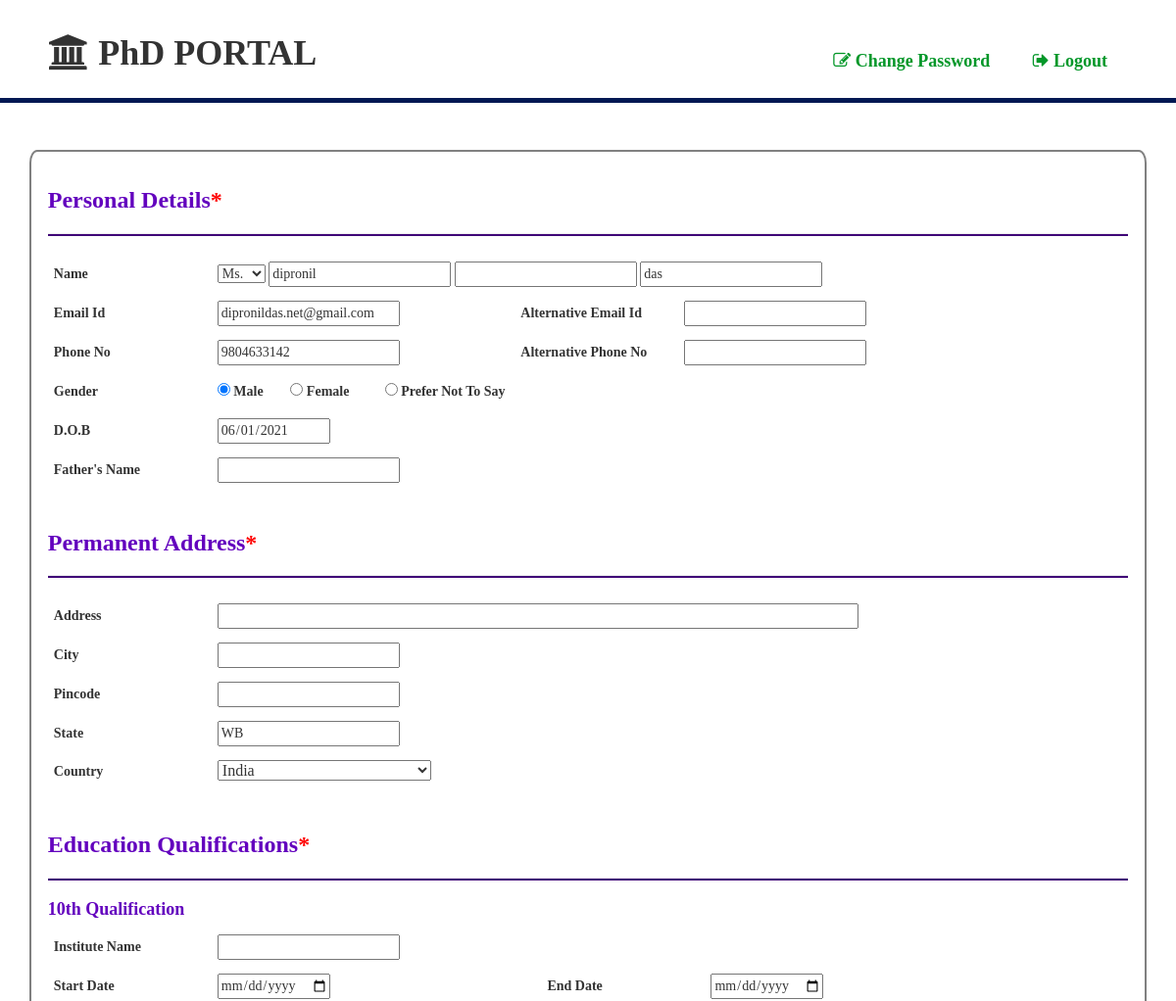
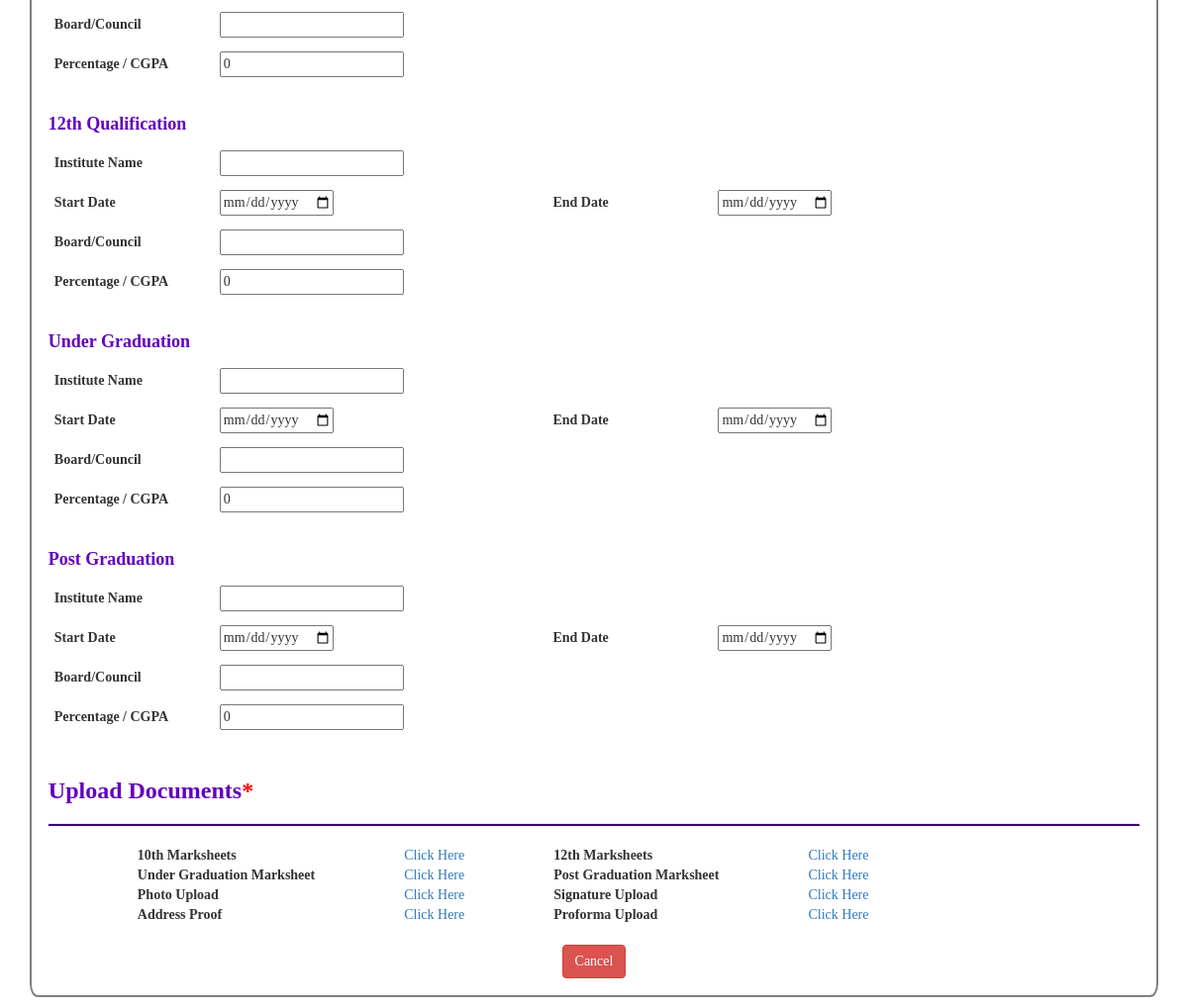
/admin1/newapplicantdetails.php?id=3, run on the app's committed database (2 pictures, top to bottom).
### tables this page shows
CREATE TABLE `userfull` (
  `id` int(11) NOT NULL,
  `user_id` int(11) NOT NULL,
  `title` varchar(10) NOT NULL,
  `alteremail` varchar(255) NOT NULL,
  `alterphone` varchar(255) NOT NULL,
  `fathername` varchar(255) NOT NULL,
  `address` varchar(255) NOT NULL,
  `city` varchar(255) NOT NULL,
  `pin` varchar(6) NOT NULL,
  `state` varchar(20) NOT NULL,
  `country` varchar(20) NOT NULL,
  `insti10` varchar(25) NOT NULL,
  `start10` date NOT NULL,
  `end10` date NOT NULL,
  `board10` varchar(25) NOT NULL,
  `per10` int(11) NOT NULL,
  `insti12` varchar(25) NOT NULL,
  `start12` date NOT NULL,
  `end12` date NOT NULL,
  `board12` varchar(25) NOT NULL,
  `per12` int(11) NOT NULL,
  `instigra` varchar(25) NOT NULL,
  `startgra` date NOT NULL,
  `endgra` date NOT NULL,
  `boardgra` varchar(25) NOT NULL,
  `pergra` int(11) NOT NULL,
  `instipo` varchar(25) NOT NULL,
  `startpo` date NOT NULL,
  `endpo` text NOT NULL,
  `boardpo` varchar(25) NOT NULL,
  `perpo` int(11) NOT NULL,
  `mark10` varchar(255) NOT NULL,
  `mark12` varchar(255) NOT NULL,
  `markgra` varchar(255) NOT NULL,
  `markpo` varchar(255) NOT NULL,
  `photo` varchar(255) NOT NULL,
  `sign` varchar(255) NOT NULL,
  `addressp` varchar(255) NOT NULL,
  `proforma` varchar(255) NOT NULL
);

CREATE TABLE `user` (
  `id` int(6) NOT NULL,
  `firstname` varchar(255) NOT NULL,
  `middlename` varchar(255) NOT NULL,
  `lastname` varchar(255) NOT NULL,
  `email` varchar(255) NOT NULL,
  `phone` varchar(255) NOT NULL,
  `gender` varchar(255) NOT NULL,
  `dob` date NOT NULL,
  `course` varchar(255) NOT NULL,
  `password` varchar(255) NOT NULL,
  `otp` int(11) NOT NULL,
  `is_profile` tinyint(4) NOT NULL DEFAULT '0',
  `is_approved` tinyint(4) NOT NULL DEFAULT '0',
  `is_payment` tinyint(4) NOT NULL DEFAULT '0'
);

### admin1/config.php (called while the page is built, shortened)
<?php
	class config
	{
		protected $servername='localhost';
		protected $username='root';
		protected $pass='';
		protected $db='phdportal';
		function __construct()
		{
			$this->conn=new mysqli($this->servername,$this->username,$this->pass,$this->db);
		}
	}
	class database extends config
	{
        public function showdetails($id)
 		{
             $result=mysqli_query($this->conn,"SELECT * FROM user,userfull WHERE user.id='$id' AND user.id=userfull.user_id");
 			 return $result;
 		}
	}
?>

### admin1/newapplicantdetails.php (the view, shortened to what this page needs)
<!DOCTYPE html>
<html lang="en">
<head>
    <link rel="stylesheet" href="https://cdn.jsdelivr.net/npm/bootstrap@4.6.0/dist/css/bootstrap.min.css"
>
    <link rel="stylesheet" href="https://maxcdn.bootstrapcdn.com/bootstrap/3.3.7/css/bootstrap.min.css">
    <link rel="stylesheet" type="text/css"
        href="https://cdnjs.cloudflare.com/ajax/libs/font-awesome/4.7.0/css/font-awesome.css">
    <link rel="stylesheet" href="https://maxcdn.bootstrapcdn.com/bootstrap/3.3.7/css/bootstrap.min.css">
    <link rel="stylesheet" href="https://cdnjs.cloudflare.com/ajax/libs/font-awesome/4.7.0/css/font-awesome.css">
    <link rel="stylesheet" href="css/newapplicantdetails.css">
    <link rel="stylesheet" href="css/partial/nav1.css">
</head>
<body>
    <?php include 'partial/nav1.php'; ?>
    <div class="container">
        <?php
	        include("config.php");
	        $obj=new database;
	        $row=$obj->showdetails($_GET['id']);
	        $arr=mysqli_fetch_array($row);
        ?>
        <form action="server.php" method="post" enctype="multipart/form-data">
            <h3>Personal Details<span class="required"></h3>
            <hr>
            <div class="info">
                <label>Name</label>
                <select name="title">
                    <option <?php if($arr['title']=="Ms.") echo "selected";?>>Ms.</option>
                </select>
                <input type="text" name="firstname" value="<?php echo $arr['firstname']; ?>" readonly>
                <input type="text" name="" value="<?php echo $arr['middlename']; ?>" readonly>
                <input type="text" name="" value="<?php echo $arr['lastname']; ?>" readonly>
            </div>
            <div class="info">
                <label>Email Id</label>
                <input type="email" name="email" value="<?php echo $arr['email']; ?>" readonly>
                <label class="dur1">Alternative Email Id</label>
                <input type="email" name="alteremail">
            </div>
            <div class="info">
                <label>Phone No</label>
                <input type="text" pattern="[0-9]{10}" maxlength="10" value="<?php echo $arr['phone']; ?>" readonly>
                <label class="dur1">Alternative Phone No</label>
                <input type="text" pattern="[0-9]{10}" maxlength="10" name="alterphone">
            </div>
            <div class="info">
                <label>Gender</label>
                <input type="radio" id="male" name="gender" class="gender"
                    <?php if($arr['gender']=="male") echo "checked";?> value="male">
                <label for="male" style="width: 5%;">Male</label>
                <input class="gender" type="radio" id="female" name="gender" value="female"
                    <?php if($arr['gender']=="female") echo "checked";?>>
                <label for="female" style="width: 7%;">Female</label>
                <input class="gender" type="radio" id="other" name="gender" value="other"
                    <?php if($arr['gender']=="other") echo "checked";?>>
                <label for="other" style="width: 15%;display:inline;">Prefer Not To Say</label>
            </div>
            <div class="info">
                <label>D.O.B</label>
                <input type="date" value="<?php echo $arr['dob']; ?>" readonly>
            </div>
            <div class="info">
                <label>Father's Name</label>
                <input type="text" name="fathername" value="<?php echo $arr['fathername']; ?>">
            </div>
            <br>
            <h3>Permanent Address<span class="required"></span></h3>
            <hr>
            <div class="info">
                <label>Address</label>
                <input type="text" name="address" style="width: 60%;" value="<?php echo $arr['address']; ?>">
            </div>
            <div class="info">
                <label>City</span></label>
                <input type="text" name="city" value="<?php echo $arr['city']; ?>">
            </div>
            <div class="info">
                <label>Pincode</label>
                <input type="text" pattern="[0-9]{6}" maxlength="6" name="pin" value="<?php echo $arr['pin']; ?>">
            </div>
            <div class="info">
                <label>State</label>
                <input type="text" name="state" value="<?php echo $arr['state']; ?>">
            </div>
            <div class="info">
                <label>Country</label>
                <select name="country" style="width:20%; font-size:16px;">
                    <option <?php if($arr['country']=="India") echo "selected";?>>India</option>
                </select>
            </div>
            <br>
            <h3>Education Qualifications<span class="required"></h3>
            <hr>
            <h4>10th Qualification</h4>
            <div class="info">
                <label>Institute Name</label>
                <input type="text" name="insti10" value="<?php echo $arr['insti10']; ?>">
            </div>
            <div class="info">
                <label>Start Date</label>
                <input type="date" name="start10" value="<?php echo $arr['start10']; ?>">
                <label class="dur">End Date</label>
                <input type="date" name="end10" value="<?php echo $arr['end10']; ?>">
            </div>
            <div class="info">
                <label>Board/Council</label>
                <input type="text" name="board10" value="<?php echo $arr['board10']; ?>">
            </div>
            <div class="info">
                <label>Percentage / CGPA</label>
                <input type="number" name="per10" value="<?php echo $arr['per10']; ?>">
            </div>
            <br>
            <h4>12th Qualification</h4>
            <div class="info">
                <label>Institute Name</label>
                <input type="text" name="insti12" value="<?php echo $arr['insti12']; ?>">
            </div>
            <div class="info">
                <label>Start Date</label>
                <input type="date" name="start12" value="<?php echo $arr['start12']; ?>">
                <label class="dur">End Date</label>
                <input type="date" name="end12" value="<?php echo $arr['end12']; ?>">
            </div>
            <div class="info">
                <label>Board/Council</label>
                <input type="text" name="board12" value="<?php echo $arr['board12']; ?>">
            </div>
            <div class="info">
                <label>Percentage / CGPA</label>
                <input type="number" name="per12" value="<?php echo $arr['per12']; ?>">
            </div>
            <br>
            <h4>Under Graduation</h4>
            <div class="info">
                <label>Institute Name</label>
                <input type="text" name="instigra" value="<?php echo $arr['instigra']; ?>">
            </div>
            <div class="info">
                <label>Start Date</label>
                <input type="date" name="startgra" value="<?php echo $arr['startgra']; ?>">
                <label class="dur">End Date</label>
                <input type="date" name="endgra" value="<?php echo $arr['endgra']; ?>">
            </div>
            <div class="info">
                <label>Board/Council</label>
                <input type="text" name="boardgra" value="<?php echo $arr['boardgra']; ?>">
            </div>
            <div class="info">
                <label>Percentage / CGPA</label>
                <input type="number" name="pergra" value="<?php echo $arr['pergra']; ?>">
            </div>
            <br>
            <h4>Post Graduation</h4>
            <div class="info">
                <label>Institute Name</label>
                <input type="text" name="instipo" value="<?php echo $arr['instipo']; ?>">
            </div>
            <div class="info">
                <label>Start Date</label>
                <input type="date" name="startpo" value="<?php echo $arr['startpo']; ?>">
                <label class="dur">End Date</label>
                <input type="date" name="endpo" value="<?php echo $arr['endpo']; ?>">
            </div>
            <div class="info">
                <label>Board/Council</label>
                <input type="text" name="boardpo" value="<?php echo $arr['boardpo']; ?>">
            </div>
            <div class="info">
                <label>Percentage / CGPA</label>
                <input type="number" name="perpo" value="<?php echo $arr['perpo']; ?>">
            </div>
            <br>
            <h3>Upload Documents<span class="required"></h3>
            <hr>
            <table>
                <tr>
                    <td><label>10th Marksheets</label></td>
                    <td><a href="../<?php echo $arr['mark10']; ?>">Click Here</a></td>
                    <td><label>12th Marksheets</label></td>
                    <td><a href="../<?php echo $arr['mark12']; ?>">Click Here</a></td>
                </tr>
                <tr>
                    <td><label>Under Graduation Marksheet</label></td>
                    <td><a href="../<?php echo $arr['markgra']; ?>">Click Here</a></td>
                    <td><label>Post Graduation Marksheet</label></td>
                    <td><a href="../<?php echo $arr['markpo']; ?>">Click Here</a></td>
                </tr>
                <tr>
                    <td><label>Photo Upload</label></td>
                    <td><a href="../<?php echo $arr['photo']; ?>">Click Here</a></td>
                    <td><label>Signature Upload</label></td>
                    <td><a href="../<?php echo $arr['sign']; ?>">Click Here</a></td>
                </tr>
                <tr>
                    <td><label>Address Proof</label></td>
                    <td><a href="../<?php echo $arr['addressp']; ?>">Click Here</a></td>
                    <td><label>Proforma Upload</label></td>
                    <td><a href="../<?php echo $arr['proforma']; ?>">Click Here</a></td>
                </tr>
            </table>
            <br>
            <div class="button">
                <button type="button" class="btn btn-danger" onclick="document.location='../portal.php'">Cancel</button>
            </div>
        </form>
    </div>
</body>
</html>

### admin1/css/newapplicantdetails.css (style rules this page uses)
* { box-sizing: border-box; }
body { margin: 0; cursor: pointer; overflow-x: hidden; font-family: Cambria, Cochin, Georgia, Times, 'Times New Roman', serif; }
.container { background-color: white; margin-top: 4%; padding: 1.4%; border-radius: 0.7%; border: 2px solid grey; }
.container h3, h4 { font-weight: bold; color: rgb(99, 2, 190); font-family: Cambria; }
.container label { width: 15%; }
.container select { font-size: 14px; }
.info { padding: 6px; }
.info .dur1 { margin-left: 11%; }
.info .dur { margin-left: 20%; }
table label { width: 50%; display: inline; padding: 90px; }
table tr { padding: 10px; }
hr { height: 2px; background-color: rgb(63, 2, 119); }
.button { text-align: center; margin: 0 auto; display: block; }
.required::before { content: "*"; color: red; }

### data on the page
userfull: title "Ms.", firstname "dipronil", user.lastname "das", email "dipronildas.net@gmail.com", user.phone "9804633142", user.dob "06/01/2021", state "WB", country "India", per10 "0", per12 "0", pergra "0", perpo "0"
user: gender "☑ Male", gender "☐ Female", gender "☐ Prefer Not To Say"
